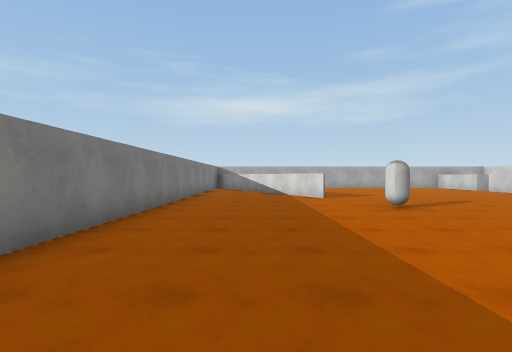
View 1 (above)

19 first-person views from a walk through a scene from a Unity 3-D project. The camera is 1.4 m above the floor, looks level and sees 85° across. The floor is counted in squares, 2 m on a side. Each view is taken from the middle of a square. On the plan, view 1 faces up. The plan holds only what a view shows up to about 9 squares ahead; the rest is blank. The place goes on beyond the plan. The player is left out. Surface patterns are stand-ins for the level's own textures.

View 2
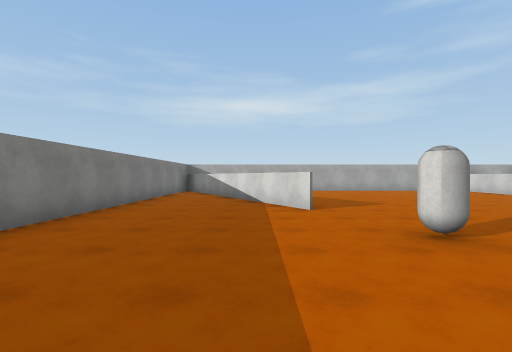

View 3
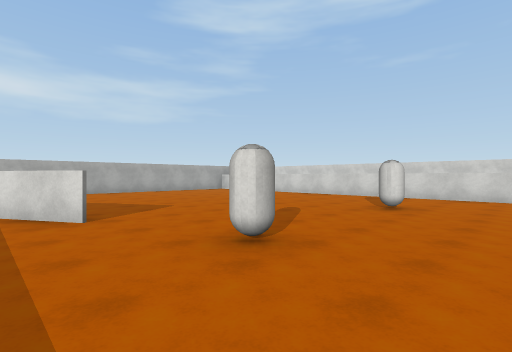

View 4
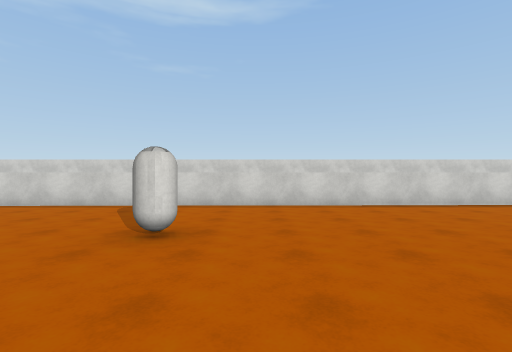

View 5
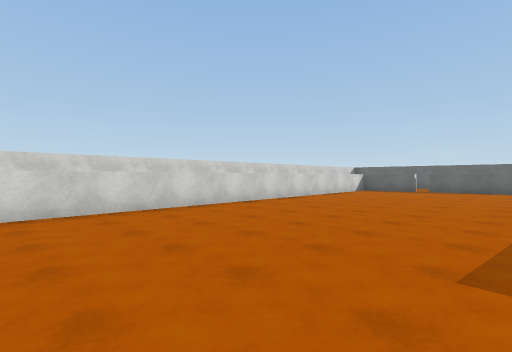

View 6
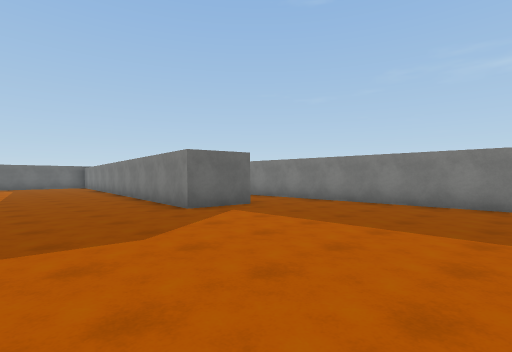

View 7
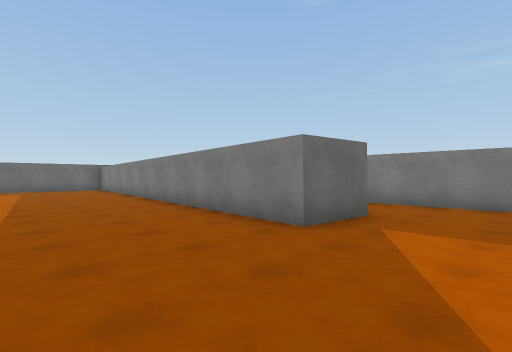

View 8
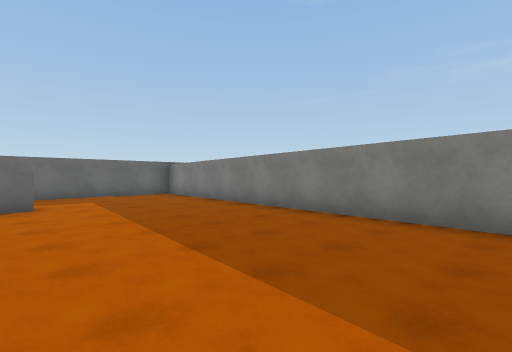

View 9
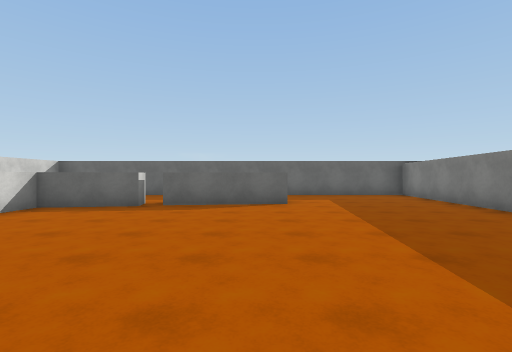

View 10
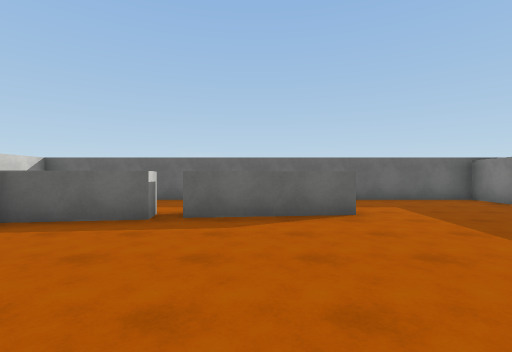

View 11
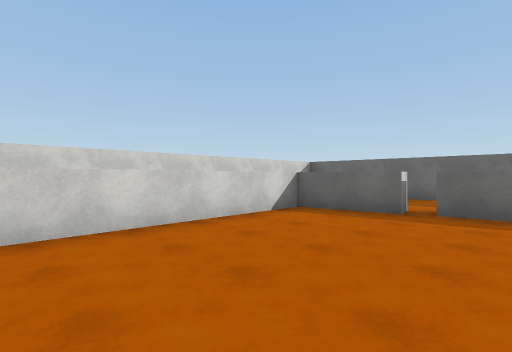

View 12
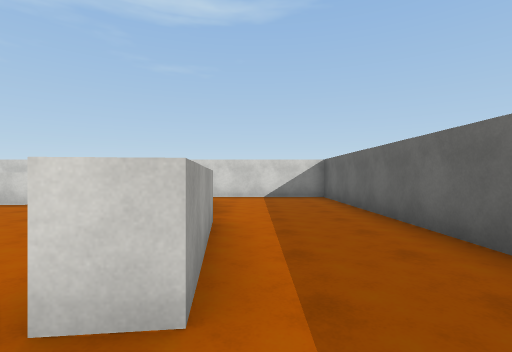

View 13
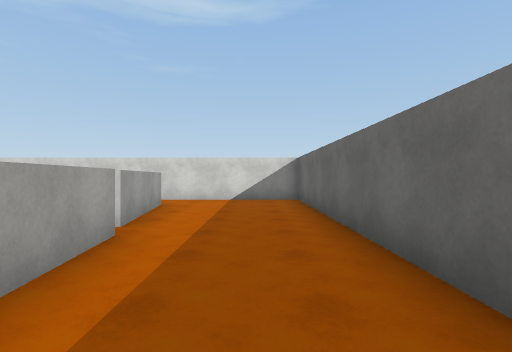

View 14
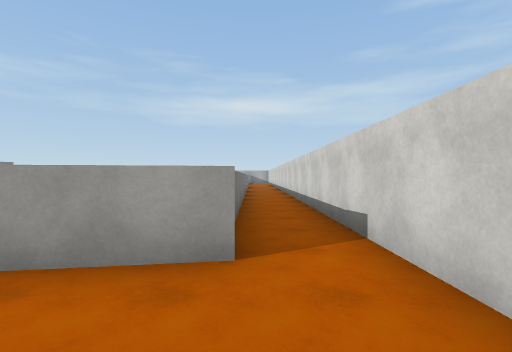

View 15
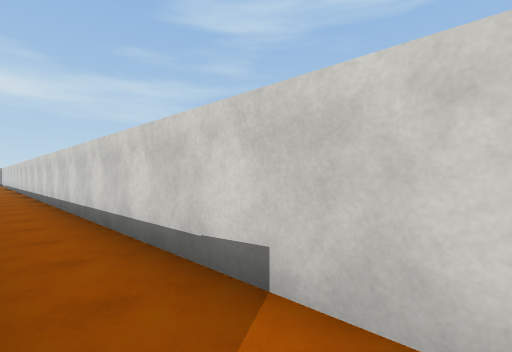

View 16
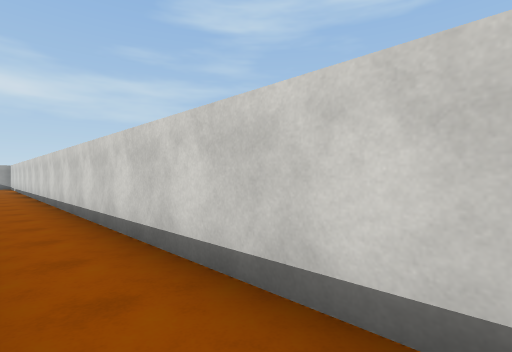

View 17
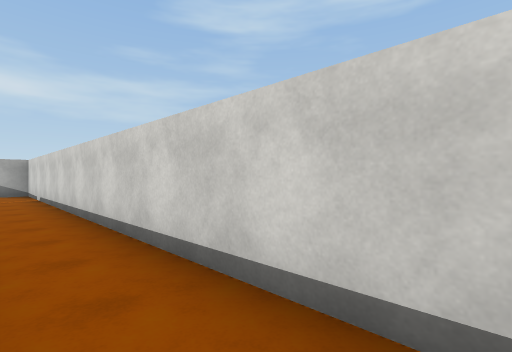

View 18
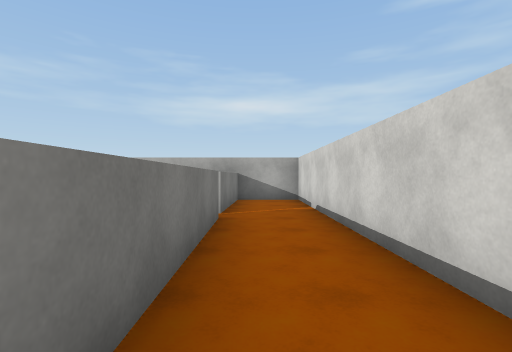

View 19
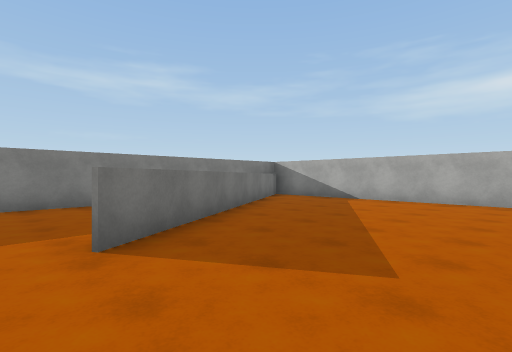

### Floor plan
Points are (right, up) in squares from view 1. A wall is a line through its corners. A room is listed if a view was taken in it or the views show most of it. See-through windows are left out.
Room 1 (views 1, 2, 3, 4, 5, 6, 7, 8, 9, 10, 11, 12, 13, 14, 15, 16, 17, 18, 19)
walls: (0.1, -0.1) (1.8, -0.3) (0.6, -13.3) (13.3, -13.3) (13.3, 16.3) (10.9, 16.3); (11.6, -3.7) (11.7, -7.8); (8.7, -9.5) (10.8, -9.2) (10.5, 11.1); (11.4, 12.6) (11.4, 8.6); (8.4, -10.2) (5.3, -10.7) (5.2, -10) (8.3, -9.7); (11.8, -9.7) (8.8, -10.1); (-2.2, 13.4) (-2.2, -1.1); (4.8, 16.3) (0.5, 16.3); (-1.1, 14.5) (2.2, 8.7) (0.2, 12); (11.3, 16.1) (11.4, 13.2)
objects: capsule (3, 6); capsule (7, 6)

Positions as (right, up) in squares from view 1, and headings:
1: (0, 0), facing up
2: (1, 3), facing up
3: (1, 4), facing up-right
4: (4, 5), facing right
5: (5, 4), facing down-right
6: (5, 5), facing down-left
7: (5, 2), facing down-left
8: (6, -3), facing down-left
9: (6, -3), facing down
10: (7, -5), facing down
11: (7, -4), facing down-right
12: (4, -11), facing right
13: (5, -12), facing right
14: (12, -12), facing up
15: (12, -10), facing up-right
16: (12, -3), facing up-right
17: (12, 4), facing up-right
18: (12, 8), facing up
19: (5, 8), facing up-left
